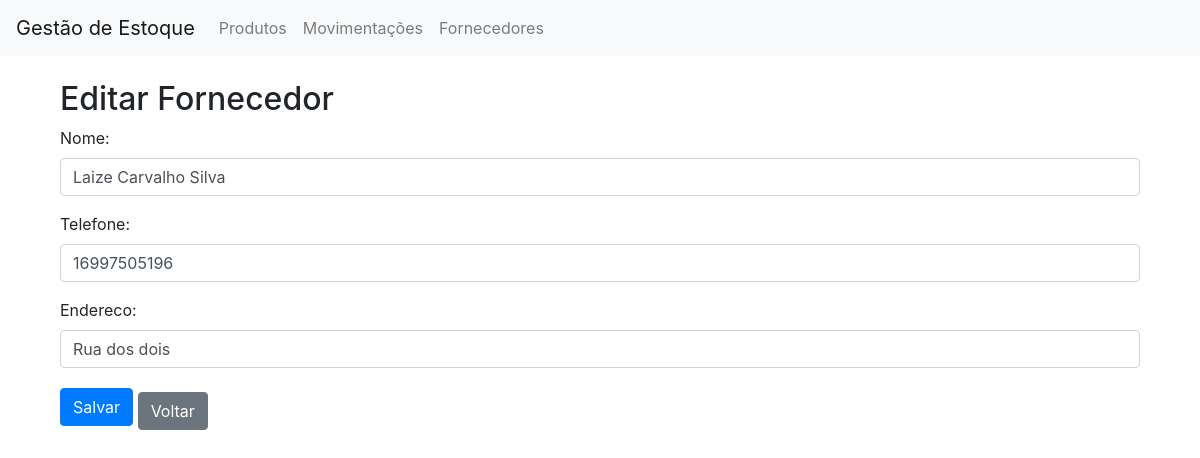
Screenshot of /estoque/fornecedores/editar/2/ (signed in) with the database file from the repository.
### estoque/models.py (models this page shows, shortened)
class Fornecedor(models.Model):
    nome = models.CharField(max_length=255)
    telefone = models.CharField(max_length=15, blank=True)
    email = models.EmailField(null=True, blank=True)
    endereco = models.TextField(blank=True)
    tipo_fornecimento = models.CharField(max_length=50, choices=[('carne', 'Carne'), ('tempero', 'Tempero'), ('embalagem', 'Embalagem')])

### estoque/views.py (the view)
# urls.py: path('fornecedores/editar/<int:pk>/', views.editar_fornecedor, name='editar_fornecedor'),
@login_required
def editar_fornecedor(request, pk):
    fornecedor = get_object_or_404(Fornecedor, pk=pk)
    if request.method == 'POST':
        form = FornecedorForm(request.POST, instance=fornecedor)
        if form.is_valid():
            form.save()
            messages.success(request, 'Fornecedor editado com sucesso!')
            return redirect('listar_fornecedores')
        else:
            messages.error(request, 'Erro ao editar fornecedor. Verifique os dados e tente novamente.')
    else:
        form = FornecedorForm(instance=fornecedor)
    return render(request, 'estoque/editar_fornecedor.html', {'form': form})

### estoque/forms.py (shortened to what this page needs)
class FornecedorForm(forms.ModelForm):
    class Meta:
        model = Fornecedor
        fields = ['nome', 'telefone', 'endereco']
        widgets = {
            'nome': forms.TextInput(attrs={'class': 'form-control'}),
            'telefone': forms.TextInput(attrs={'class': 'form-control'}),
            'endereco': forms.TextInput(attrs={'class': 'form-control'}),
        }

### estoque/templates/estoque/editar_fornecedor.html (shortened to what this page needs)
{% extends 'base.html' %}
{% block content %}
<div class="container mt-4">
    <h2>Editar Fornecedor</h2>
    <form method="POST">
        <div class="form-group">
            {{ form.as_p }}
        </div>
        <button type="submit" class="btn btn-primary">Salvar</button>
        <a href="{% url 'listar_fornecedores' %}" class="btn btn-secondary mt-2">Voltar</a>
    </form>
</div>
{% endblock %}

### rows the page displays
Fornecedor: nome "Laize Carvalho Silva", telefone "16997505196", endereco "Rua dos dois"
